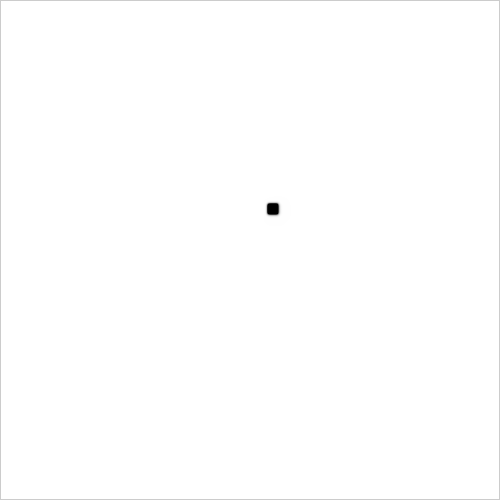
Frame 1 (no input)
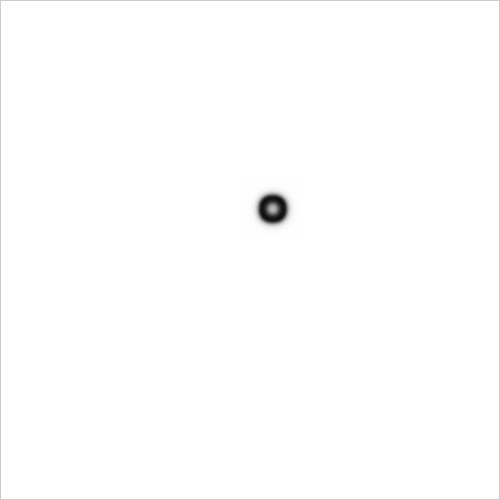
Frame 60 (the mouse pressed at the canvas centre just before this capture)
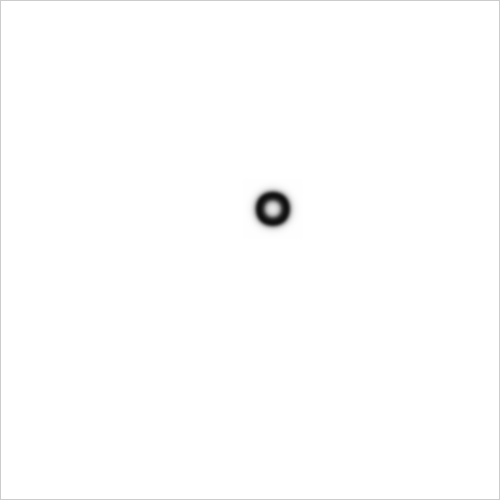
Frame 120 (the mouse held since frame 60 and released just before this capture)

The Processing sketch that drew these frames (run headless with seeded random() and noise(); from frame 60 on, the mouse is pressed at the canvas centre):

// Processing sketch: generative_art_j142
// ── generative_art_j142.pde
Cell[][] grid;
Cell[][] prev;
int size = 15;
int startx, starty;
int xmin, xmax, ymin, ymax;

float dA = 0.6;
float dB = 0.46;
float feed = 0.029;
float k = 0.056;
float fr = 5;

void setup() {
  size(500, 500);
  frameRate(30);
  smooth();
  noFill();
  grid = new Cell[width][height];
  prev = new Cell[width][height];

  for (int i = 0; i < width; i++) {
    for (int j = 0; j < height; j ++) {
      float a = 1;
      float b = 0;
      grid[i][j] = new Cell(a, b);
      prev[i][j] = new Cell(a, b);
    }
  }

  for (int n = 0; n < 1; n++) {
    startx = int(random(width/3, 2*width/3));
    starty = int(random(height/3, 2*height/3));

    for (int i = startx-5; i < startx+5; i++) {
      for (int j = starty-5; j < starty+5; j ++) {
        float a = 0;
        float b = 1;
        grid[i][j] = new Cell(a, b);
        prev[i][j] = new Cell(a, b);
      }
    }
  }
  size = 30;
  xmin = constrain(startx-size, 1, width-1);
  xmax = constrain(startx+size, 1, width-1);
  ymin = constrain(starty-size, 1, height-1);
  ymax = constrain(starty+size, 1, height-1);
}

class Cell {
  float a;
  float b;

  Cell(float a_, float b_) {
    a = a_;
    b = b_;
  }
}


void update() {
  //if (frameCount%50 == 0) size++;
  boolean test = true;
  while (test && xmin > 1) {
    test = false;
    for (int i = ymin; i < ymax; i++) {
      if (prev[xmin][i].b > 0.001) {
        xmin = constrain(xmin-1, 1, width-1);
        test = true;
      }
    }
  }
  test = true;
  while (test && xmax < width-1) {
    test = false;
    for (int i = ymin; i < ymax; i++) {
      if (prev[xmax-1][i].b > 0.001) {
        xmax = constrain(xmax+1, 1, width-1);
        test = true;
      }
    }
  }
  test = true;
  while (test && ymin > 1) {
    test = false;
    for (int i = xmin; i < xmax; i++) {
      if (prev[i][ymin].b > 0.001) {
        test = true;
        ymin = constrain(ymin-1, 1, width-1);
      }
    }
  }
  test = true;
  while (test && ymax < height-1) {
    test = false;
    for (int i = xmin; i < xmax; i++) {
      if (prev[i][ymax-1].b > 0.001) {
        ymax = constrain(ymax+1, 1, width-1);
        test = true;
      }
    }
  }
  for (int i = xmin; i < xmax; i++) {
    for (int j = ymin; j < ymax; j ++) {
      Cell spot = prev[i][j];
      Cell newspot = grid[i][j];

      float a = spot.a;
      float b = spot.b;

      float laplaceA = 0;
      float laplaceAa = 0;
      float laplaceAb = 0;
      laplaceA += a*-1;
      laplaceAa += prev[i+1][j].a;
      laplaceAa += prev[i-1][j].a;
      laplaceAa += prev[i][j+1].a;
      laplaceAa += prev[i][j-1].a;
      laplaceAb += prev[i-1][j-1].a;
      laplaceAb += prev[i+1][j-1].a;
      laplaceAb += prev[i-1][j+1].a;
      laplaceAb += prev[i+1][j+1].a;
      laplaceA += laplaceAa*0.2 + laplaceAb*0.05;

      float laplaceB = 0;
      float laplaceBa = 0;
      float laplaceBb = 0;
      laplaceB += b*-1;
      laplaceBa += prev[i+1][j].b;
      laplaceBa += prev[i-1][j].b;
      laplaceBa += prev[i][j+1].b;
      laplaceBa += prev[i][j-1].b;
      laplaceBb += prev[i-1][j-1].b;
      laplaceBb += prev[i+1][j-1].b;
      laplaceBb += prev[i-1][j+1].b;
      laplaceBb += prev[i+1][j+1].b;
      laplaceB += laplaceBa*0.2 + laplaceBb*0.05;

      newspot.a = a + (dA*laplaceA - a*b*b + feed*(1-a))*1;
      newspot.b = b + (dB*laplaceB + a*b*b - (k+feed)*b)*1;

      newspot.a = constrain(newspot.a, 0, 1);
      newspot.b = constrain(newspot.b, 0, 1);
    }
  }
}

void swap() {
  /**Cell[][] temp = prev;
  prev = grid;
  grid = temp;**/
  grid = prev;
}

void draw() {
  //background(1);
  //println(frameRate);
  
  /**if (frameRate > 24)
    fr = constrain(fr+0.05, 1, 10);
  else if (frameRate < 24)
    fr = constrain(fr-0.05, 1, 10);
  println(fr);**/
  for (int i = 0; i < fr; i++) {
    update();
    swap();
  }

  loadPixels();
  for (int i = 1; i < width-1; i++) {
    for (int j = 1; j < height-1; j ++) {
      Cell spot = grid[i][j];
      float a = spot.a;
      float b = spot.b;
      int pos = i + j * width;
      pixels[pos] = color((a-b)*255);
    }
  }
  updatePixels();
  /**line(xmin, ymin, xmax, ymin);
  line(xmin, ymin, xmin, ymax);
  line(xmax, ymin, xmax, ymax);
  line(xmin, ymax, xmax, ymax);**/
}
